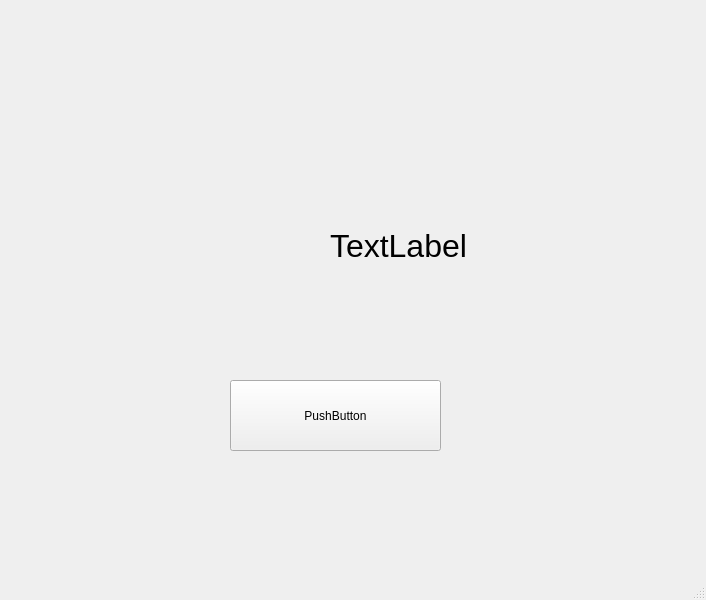
<?xml version="1.0" encoding="UTF-8"?>
<ui version="4.0">
 <class>MainWindow</class>
 <widget class="QMainWindow" name="MainWindow">
  <property name="geometry">
   <rect>
    <x>0</x>
    <y>0</y>
    <width>706</width>
    <height>600</height>
   </rect>
  </property>
  <property name="windowTitle">
   <string>MainWindow</string>
  </property>
  <widget class="QWidget" name="centralwidget">
   <widget class="QPushButton" name="pushButton">
    <property name="geometry">
     <rect>
      <x>230</x>
      <y>380</y>
      <width>211</width>
      <height>71</height>
     </rect>
    </property>
    <property name="text">
     <string>PushButton</string>
    </property>
   </widget>
   <widget class="QLabel" name="label">
    <property name="geometry">
     <rect>
      <x>330</x>
      <y>160</y>
      <width>191</width>
      <height>171</height>
     </rect>
    </property>
    <property name="font">
     <font>
      <pointsize>24</pointsize>
     </font>
    </property>
    <property name="text">
     <string>TextLabel</string>
    </property>
   </widget>
  </widget>
  <widget class="QMenuBar" name="menubar">
   <property name="geometry">
    <rect>
     <x>0</x>
     <y>0</y>
     <width>706</width>
     <height>21</height>
    </rect>
   </property>
  </widget>
  <widget class="QStatusBar" name="statusbar"/>
 </widget>
 <resources/>
 <connections/>
</ui>
